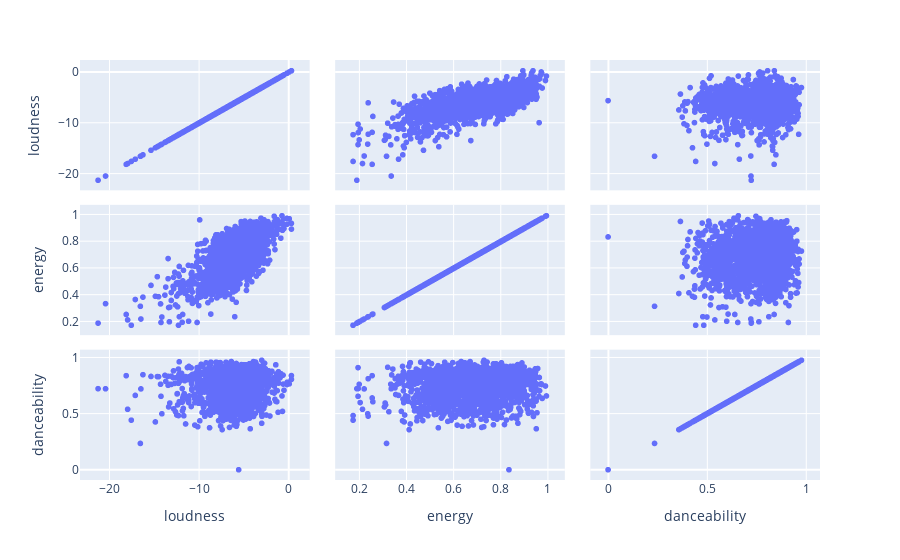

Notebook code for this chart:
### Markdown cell above
Loudness, energy, and danceability all have strong relationships. I will anaylse the three features below

### Code cell
fig = px.scatter_matrix(df,
    dimensions=['loudness', 'energy', 'danceability'],hover_name='track_name', height=800)
fig.show()

### Figure 1 — Plotly figure (JSON) as saved in the notebook; plotly's stock layout.template omitted (floating-point values rounded to 4 significant figures; data arrays with more than 128 entries replaced by an {"elided": "..."} marker saying what was removed)
{"data": [{"dimensions": [{"axis": {"matches": true}, "label": "loudness", "values": {"elided": "1874 float values"}}, {"axis": {"matches": true}, "label": "energy", "values": {"elided": "1874 float values"}}, {"axis": {"matches": true}, "label": "danceability", "values": {"elided": "1874 float values"}}], "hovertemplate": "<b>%{hovertext}</b><br><br>%{xaxis.title.text}=%{x}<br>%{yaxis.title.text}=%{y}<extra></extra>", "hovertext": {"elided": "1874 str values"}, "legendgroup": "", "marker": {"color": "#636efa", "symbol": "circle"}, "name": "", "showlegend": false, "type": "splom"}], "layout": {"autosize": true, "dragmode": "select", "legend": {"tracegroupgap": 0}, "margin": {"t": 60}, "xaxis": {"autorange": true, "range": [-22.98, 2.026], "type": "linear"}, "xaxis2": {"autorange": true, "range": [0.109, 1.06], "type": "linear"}, "xaxis3": {"autorange": true, "range": [-0.07738, 1.055], "type": "linear"}, "yaxis": {"autorange": true, "range": [-22.98, 2.026], "type": "linear"}, "yaxis2": {"autorange": true, "range": [0.109, 1.06], "type": "linear"}, "yaxis3": {"autorange": true, "range": [-0.07738, 1.055], "type": "linear"}}}
